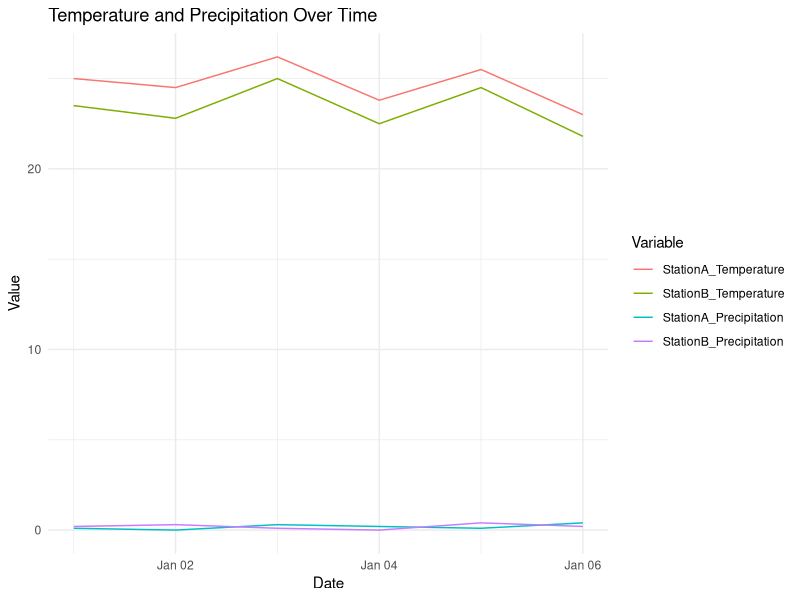
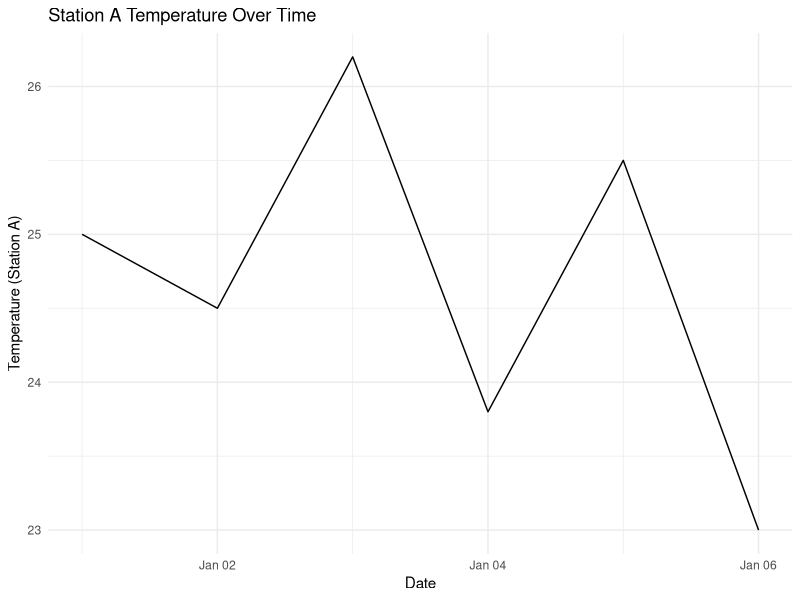
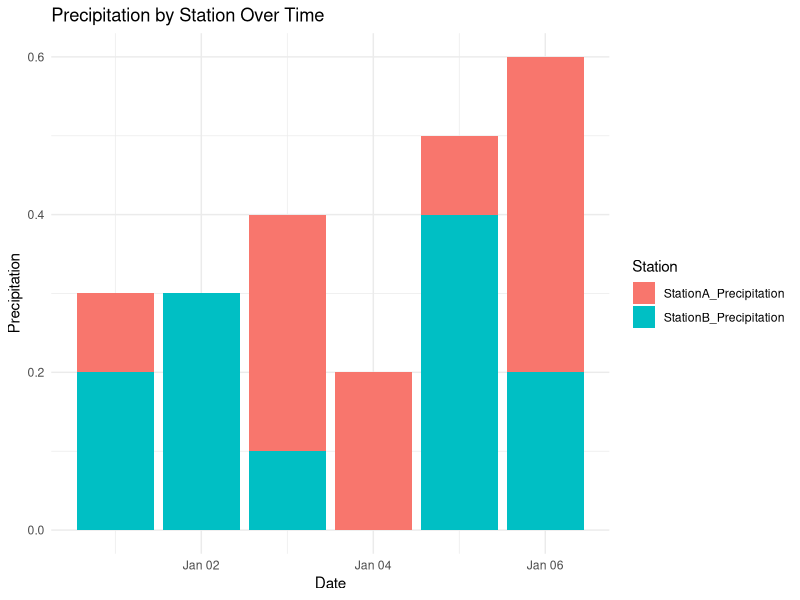

Here is the R script that generated these plots, in order:
# Install and load required packages (uncomment if not already installed)
# install.packages("ggplot2")
# install.packages("reshape2")
library(ggplot2)
#install.packages("reshape2")
library(reshape2)

# Input data
data <- data.frame(
  Date = as.Date(c("2024-01-01", "2024-01-02", "2024-01-03", "2024-01-04", "2024-01-05", "2024-01-06")),
  StationA_Temperature = c(25.0, 24.5, 26.2, 23.8, 25.5, 23.0),
  StationA_Precipitation = c(0.1, 0.0, 0.3, 0.2, 0.1, 0.4),
  StationB_Temperature = c(23.5, 22.8, 25.0, 22.5, 24.5, 21.8),
  StationB_Precipitation = c(0.2, 0.3, 0.1, 0.0, 0.4, 0.2)
)

# Time Series Plot of Temperature and Precipitation
melted_data <- melt(data, id.vars = "Date", measure.vars = c("StationA_Temperature", "StationB_Temperature", "StationA_Precipitation", "StationB_Precipitation"),
                    variable.name = "Variable", value.name = "Value")
ggplot(melted_data, aes(x = Date, y = Value, color = Variable)) +
  geom_line() +
  labs(x = "Date", y = "Value", color = "Variable") +
  ggtitle("Temperature and Precipitation Over Time") +
  theme_minimal()

# Line Plot for Given Dataset (Station A's Temperature)
ggplot(data, aes(x = Date, y = StationA_Temperature)) +
  geom_line() +
  labs(x = "Date", y = "Temperature (Station A)") +
  ggtitle("Station A Temperature Over Time") +
  theme_minimal()

# Stacked Bar Plot for Given Dataset (Precipitation by Station)
data_long <- melt(data, id.vars = "Date", measure.vars = c("StationA_Precipitation", "StationB_Precipitation"),
                  variable.name = "Station", value.name = "Precipitation")
ggplot(data_long, aes(x = Date, y = Precipitation, fill = Station)) +
  geom_bar(stat = "identity") +
  labs(x = "Date", y = "Precipitation", fill = "Station") +
  ggtitle("Precipitation by Station Over Time") +
  theme_minimal()
